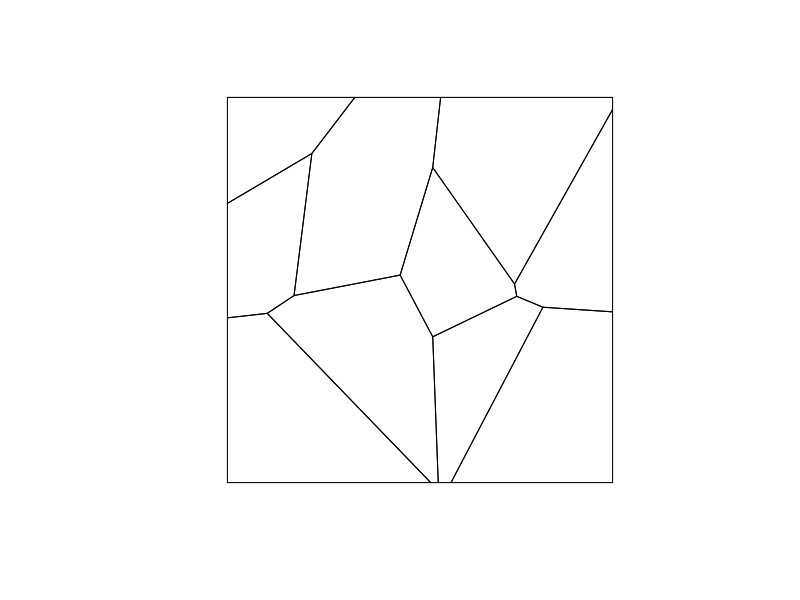
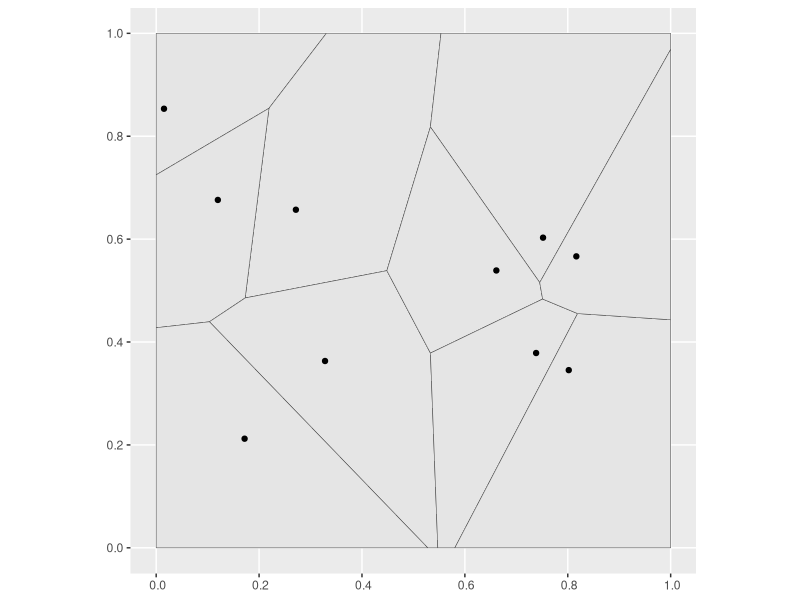

Write the R code that produced these figures, in order.
library(sf)
library(dplyr)
library(ggplot2)


x <- runif(10, 0, 1)
y <- runif(10, 0, 1)

points <- data.frame(id=as.character(1:10), x, y) %>%
  st_as_sf(coords = c("x", "y"))


box = c(xmin = 0, ymin = 0, xmax = 1, ymax = 1)

# compute Voronoi polygons
voronoi_grid <- points %>%
  st_geometry() %>%
  do.call(c, .) %>%
  st_voronoi(bOnlyEdges=FALSE) %>%
  st_collection_extract() %>%
  st_crop(box)


plot(voronoi_grid)

points$pols <- st_intersects(points, voronoi_grid) %>% unlist %>% voronoi_grid[.]


ggplot() +
  geom_sf(data=voronoi_grid) +
  geom_sf(data=points)
